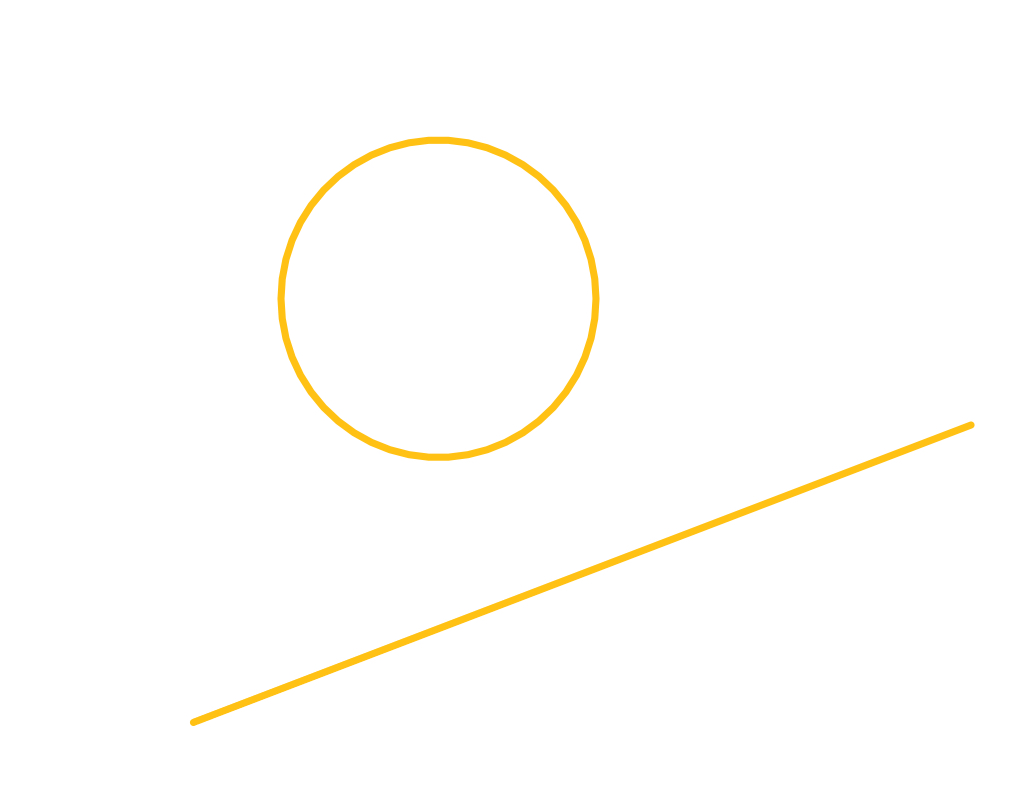
//> input picture data/circle.jpeg, 1022 x 794 px
$ ./1.affine-transformation ../data/circle.jpeg   (built with g++ and OpenCV 4)
//> lines starting //> are read from the running program, lines starting //| are printed output that depends on the picture; after the words box and inside, x2 and y2 are one past the last pixel; in counts of white or black regions, pixels touching at a corner belong together
#include <opencv2/opencv.hpp>
#include <iostream>

using namespace std;

int main(int argc, char** argv) {
    cv::Mat src = cv::imread(argv[1], 1);
//> src is the input picture: 794 rows x 1022 cols, CV_8UC3; mean B, G, R 251.2, 254, 255
    if(src.empty()) { cout << "Cannot load " << argv[1] << endl; return -1; }

    cv::Point2f srcTri[] = {
        cv::Point2f(0, 0), // top left
        cv::Point2f(src.cols-1, 0), // top right
        cv::Point2f(0, src.rows-1) // bottom left
    };
    cv::Point2f dstTri[] = {
        cv::Point2f(src.cols*0.f, src.rows*0.33f),
        cv::Point2f(src.cols*0.85f, src.rows*0.25f),
        cv::Point2f(src.cols*0.15f, src.rows*0.7f)
    };

    cv::Mat warpMat = cv::getAffineTransform(srcTri, dstTri);
    cv::Mat dst;
    cv::warpAffine(src, dst, warpMat, src.size(), cv::INTER_LINEAR, cv::BORDER_CONSTANT, cv::Scalar());
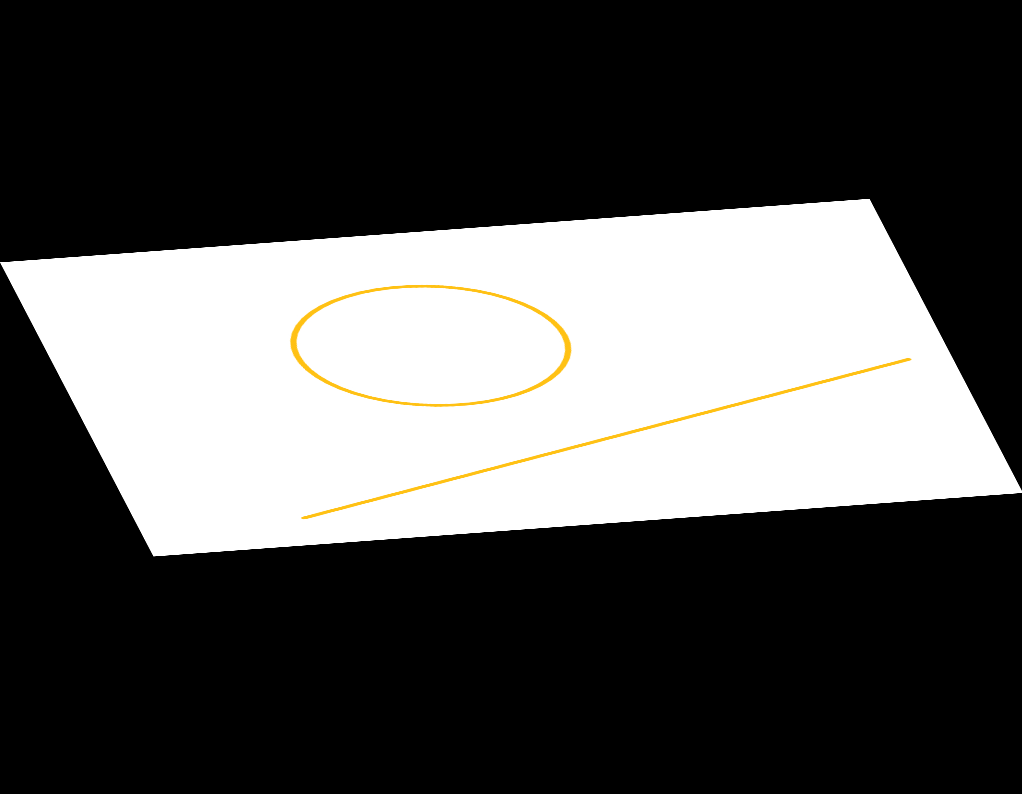
//> dst: 794 rows x 1022 cols, CV_8UC3; mean B, G, R 82.2, 83.1, 83.4
    for(int i = 0; i < 3; ++i)
        cv::circle(dst, dstTri[i], 5, cv::Scalar(255, 0, 255), -1, cv::LINE_AA);
//> dst: 794 rows x 1022 cols, CV_8UC3; 319 pixels changed, all inside (x1, y1, x2, y2) = (0, 192, 876, 563)

    cout << 2 << endl;
    cv::imshow("Affine Transform Test", dst);
    cv::waitKey();

    for(int frame = 0; ; ++frame) {
        // compute rotation matrix
        cv::Point2f center(src.cols*0.5f, src.rows*0.5f);
//> center = Point(511, 397)
        double angle = frame * 3 % 360,
               scale = (cos((angle - 0) * CV_PI / 180)) * 0.8;
        cv::Mat rotMat = cv::getRotationMatrix2D(center, angle, scale);
//> rotMat = [[0.8, 0, 102.2], [0, 0.8, 79.4]]
        cv::warpAffine(src, dst, rotMat, src.size(), cv::INTER_LINEAR, cv::BORDER_CONSTANT, cv::Scalar());
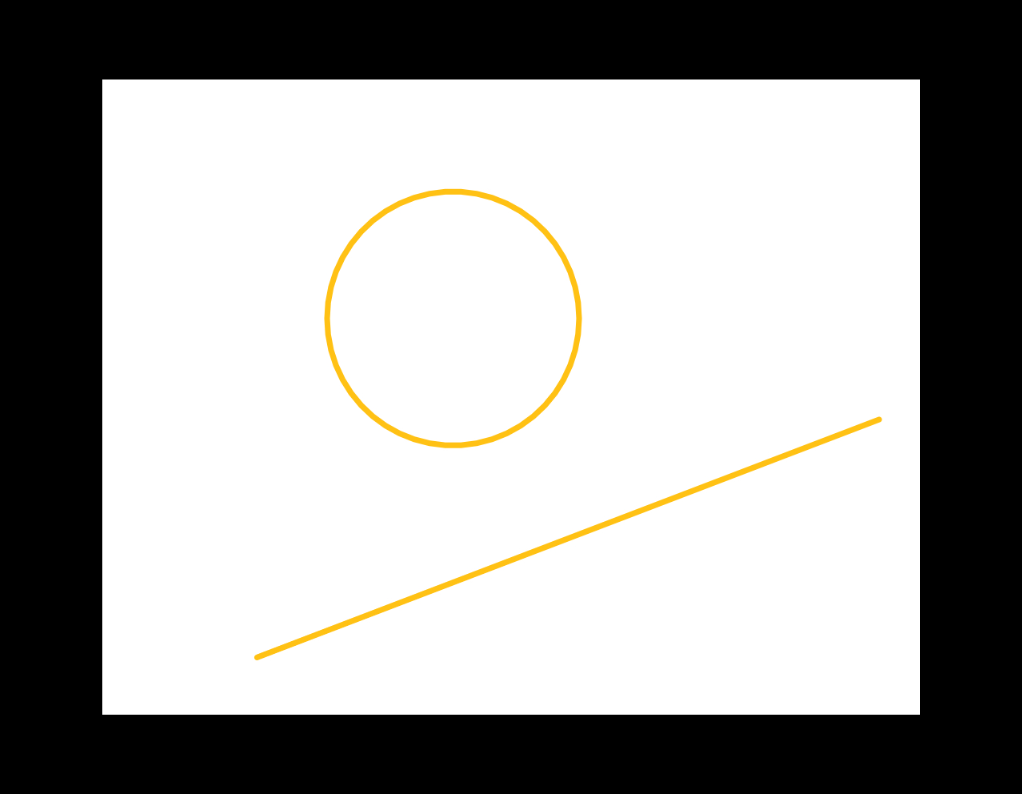
//> dst: 794 rows x 1022 cols, CV_8UC3; mean B, G, R 160.8, 162.6, 163.2
        cv::imshow("Rotate Image", dst);
        if(cv::waitKey(30) >= 0)
//> the Esc key is pressed
            break;
    }

    return 0;
}
